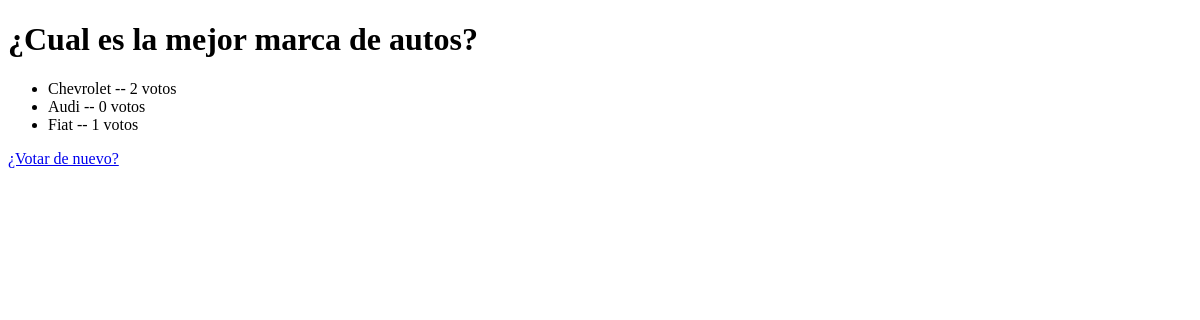
Page /polls/6/results/ on the earlier database version.
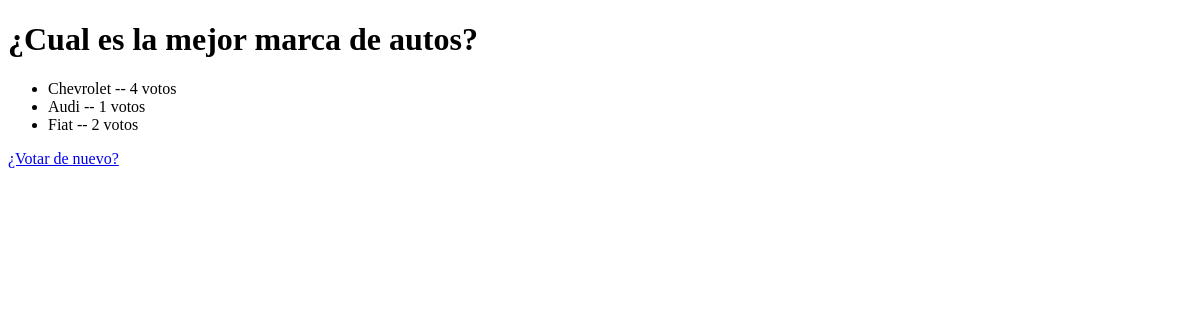
Same page on the later database version.
### polls/models.py (models this page shows, shortened)
class Question(models.Model):
    question_text = models.CharField(max_length=200)
    pub_date = models.DateTimeField('Fecha publicación')
    ValorMarket = models.IntegerField('Monedas')

class Choice(models.Model):
    choice_text = models.CharField(max_length=200)
    votes = models.IntegerField(default=0)
    question = models.ForeignKey(Question, on_delete=models.CASCADE)
    Saldo = models.IntegerField('Monedas')

### polls/views.py (the view)
# urls.py: path('<int:pk>/results/', views.ResultsView.as_view(), name='results'),
class ResultsView(generic.DetailView):
    model = Question
    template_name = 'polls/results.html'

### polls/templates/polls/results.html
<!DOCTYPE html>
<h1>{{ question.question_text }}</h1>
<ul>
{% for choice in question.choice_set.all %}
    <li>{{ choice.choice_text }} -- {{choice.votes}} votos{{ hoice.votes|pluralize}}</li>
 {% endfor %}
</ul>
<a href="{% url 'polls:detail' question.id %}">¿Votar de nuevo?</a>

Differences in the rows shown:
changed Choice "Chevrolet": votes "2" → "4"
changed Choice "Audi": votes "0" → "1"
changed Choice "Fiat": votes "1" → "2"
